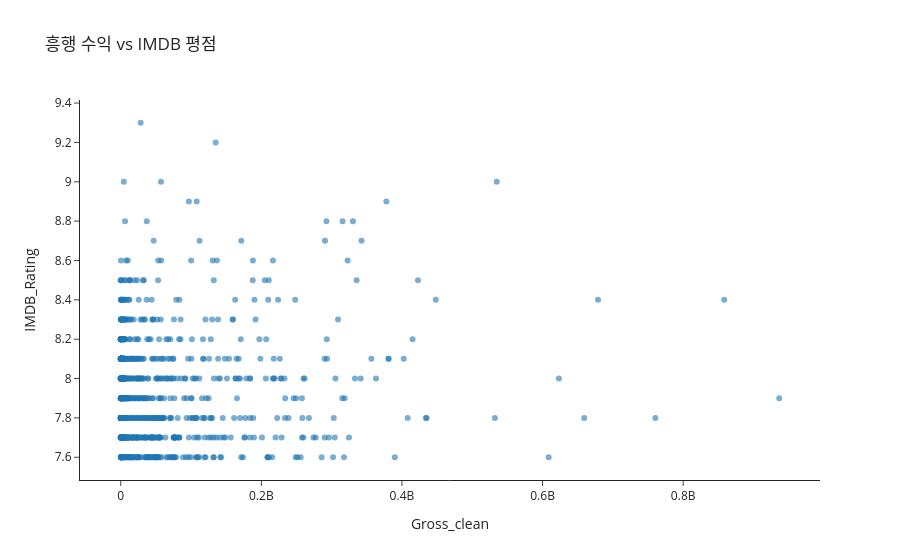

Notebook source saved alongside this figure:
### Code cell
# C3. Gross 전처리 후 흥행 vs 평점 scatter

gross_df = imdb.copy()

gross_df['Gross_clean'] = (
    gross_df['Gross']
    .astype(str)
    .str.replace(',', '', regex=False)
)

gross_df['Gross_clean'] = pd.to_numeric(
    gross_df['Gross_clean'],
    errors='coerce'
)

gross_df = gross_df.dropna(subset=['Gross_clean', 'IMDB_Rating'])

fig = px.scatter(
    gross_df,
    x='Gross_clean',
    y='IMDB_Rating',
    hover_name='Series_Title',
    hover_data=['Released_Year', 'Genre'],
    title='흥행 수익 vs IMDB 평점',
    template='simple_white',
    opacity=0.6
)

fig.show()
fig.write_html('C3_gross_rating.html')

### Figure 1 — Plotly figure (JSON) as saved in the notebook; plotly's stock layout.template omitted (floating-point values rounded to 4 significant figures; data arrays with more than 128 entries replaced by an {"elided": "..."} marker saying what was removed)
{"data": [{"customdata": {"elided": "831x2 mixed values"}, "hovertemplate": "<b>%{hovertext}</b><br><br>Gross_clean=%{x}<br>IMDB_Rating=%{y}<br>Released_Year=%{customdata[0]}<br>Genre=%{customdata[1]}<extra></extra>", "hovertext": {"elided": "831 str values"}, "legendgroup": "", "marker": {"color": "#1F77B4", "opacity": 0.6, "symbol": "circle"}, "mode": "markers", "name": "", "orientation": "v", "showlegend": false, "type": "scatter", "x": {"elided": "831 float values"}, "xaxis": "x", "y": {"elided": "831 float values"}, "yaxis": "y"}], "layout": {"legend": {"tracegroupgap": 0}, "title": {"text": "흥행 수익 vs IMDB 평점"}, "xaxis": {"anchor": "y", "domain": [0, 1], "title": {"text": "Gross_clean"}}, "yaxis": {"anchor": "x", "domain": [0, 1], "title": {"text": "IMDB_Rating"}}}}
